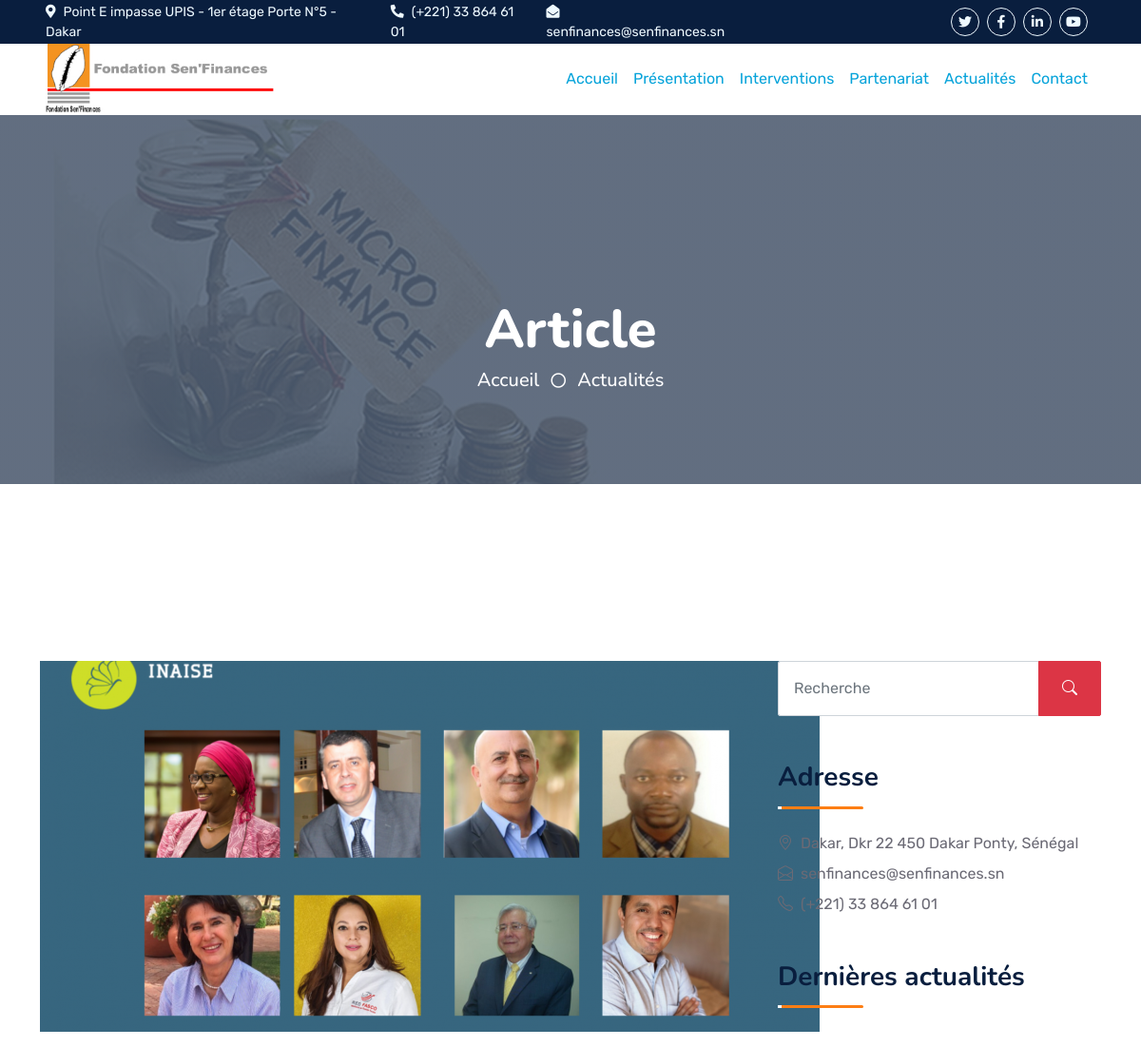
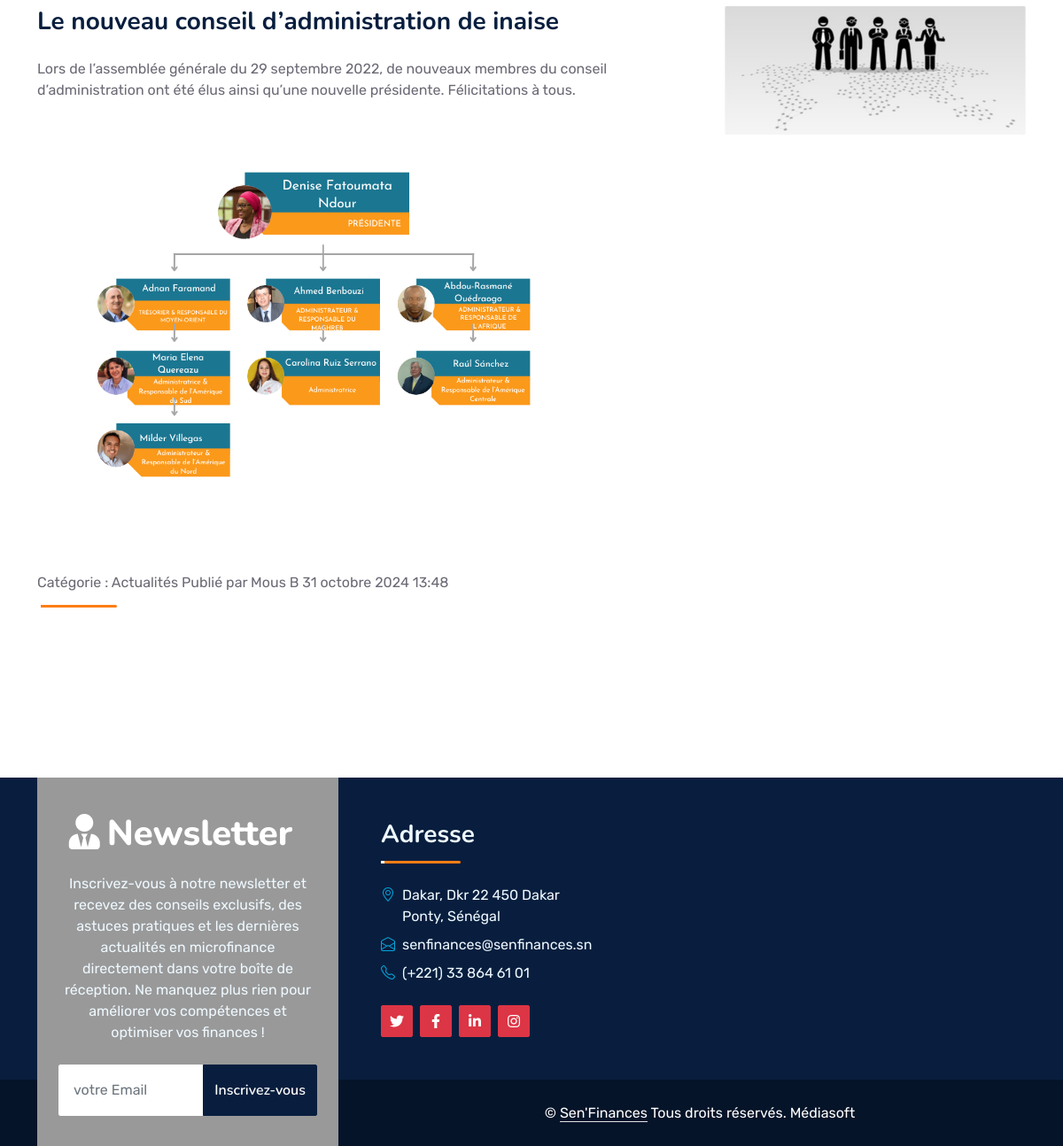
The app's page /actualites/16/ with its own data (2 pictures, top to bottom).
### sites/models.py (models this page shows, shortened)
class articles(models.Model):
   titre = models.CharField(max_length=255)
   contenu = RichTextUploadingField()
   auteur = models.ForeignKey('Auteur', on_delete=models.SET_NULL,null=True)
   date_publication = models.DateTimeField(auto_now_add=True)
   categorie = models.ForeignKey('Categorie',on_delete=models.SET_NULL,null=True)
   imagealaune = models.ImageField(upload_to='images/articles/',storage=fs)

class categorie(models.Model):
    nom = models.CharField(max_length=255)
    description = models.CharField(max_length=255)
    def __str__(self):
       return f"{self.nom} "

class auteur(models.Model):
    nom = models.CharField(max_length=155)
    biographie = models.CharField(max_length=200)
    photo = models.ImageField(upload_to='images/auteurs/')
    profil = models.CharField(max_length=255)
    def __str__(self):
       return f"{self.nom} {self.biographie}"

### sites/views.py (the view)
# urls.py: path('actualites/<int:articles_id>/',articles_detail_view,name ='articles_detail'),
def articles_detail_view(request, articles_id):
    article = articles.objects.get(id=articles_id)
    return render(request, 'actualites/articles_detail.html', {'article' : article})

### sites/templates/actualites/articles_detail.html (shortened to what this page needs)
{% include 'header.html' %}
<body>
	{% block content %}
    <div class="container-fluid bg-dark px-5 d-none d-lg-block">
        <div class="row gx-0">
            <div class="col-lg-8 text-center text-lg-start mb-2 mb-lg-0">
                <div class="d-inline-flex align-items-center" style="height: 45px;">
                    <small class="me-3 text-light"><i class="fa fa-map-marker-alt me-2"></i>Point E impasse UPIS - 1er étage Porte N°5 - Dakar</small>
                    <small class="me-3 text-light"><i class="fa fa-phone-alt me-2"></i>(+221) 33 864 61 01 </small>
                    <small class="text-light"><i class="fa fa-envelope-open me-2"></i>senfinances@senfinances.sn</small>
                </div>
            </div>
            <div class="col-lg-4 text-center text-lg-end">
                <div class="d-inline-flex align-items-center" style="height: 45px;">
                    <a class="btn btn-sm btn-outline-light btn-sm-square rounded-circle me-2" href=""><i class="fab fa-twitter fw-normal"></i></a>
                    <a class="btn btn-sm btn-outline-light btn-sm-square rounded-circle me-2" href=""><i class="fab fa-facebook-f fw-normal"></i></a>
                    <a class="btn btn-sm btn-outline-light btn-sm-square rounded-circle me-2" href=""><i class="fab fa-linkedin-in fw-normal"></i></a>
                    <a class="btn btn-sm btn-outline-light btn-sm-square rounded-circle me-2" href=""><i class="fab fa-youtube fw-normal"></i></a>
                </div>
            </div>
        </div>
    </div>
    {% load static %}
    <div class="container-fluid position-relative p-0">
        <nav class="navbar navbar-expand-lg navbar-success px-5 py-3 py-lg-0">
            <a href="#" class="navbar-brand p-0">
                <h1 class="m-0"><img src=" {% static 'img/neologo.jpg' %}" width="70%" height="100%" class="logosen" /></h1>
            </a>
            <div class="collapse navbar-collapse" id="navbarCollapse">
                <div class="navbar-nav ms-auto py-0">
					<a href="{% url 'accueil' %}" class="nav-item nav-link active">Accueil</a>
                    <a href="{% url 'presentation' %}" class="nav-item nav-link">Présentation</a>
                    <a href="{% url 'interventions' %}" class="nav-item nav-link">Interventions</a>
                    <a href="{% url 'partenariat' %}" class="nav-item nav-link">Partenariat</a>
                    <a href="{% url 'actualites' %}" class="nav-item nav-link">Actualités</a>
                    <a href="{% url 'contact' %}" class="nav-item nav-link">Contact</a>
                </div>
        </nav>
        <div class="container-fluid bg-primary py-5 bg-header" style="margin-bottom: 90px;">
            <div class="row py-5">
                <div class="col-12 pt-lg-5 mt-lg-5 text-center">
                    <h1 class="display-4 text-white animated zoomIn">Article</h1>
                    <a href="" class="h5 text-white">Accueil</a>
                    <i class="far fa-circle text-white px-2"></i>
                    <a href="{% url 'actualites' %}" class="h5 text-white">Actualités</a>
                </div>
            </div>
        </div>
    </div>
    <div class="container-fluid py-5 wow fadeInUp" data-wow-delay="0.1s">
        <div class="container py-5">
            <div class="row g-5">
                <div class="col-lg-8">
                    <div class="mb-5">
						<img src="{% static article.imagealaune.url %}" alt="{{ article.titre}}" style="width: auto; height: auto;"><br>
                        <br><h3 class="mb-4">{{ article.titre }}</h3>
                        <p>{{ article.contenu|safe }}</p>
                    </div>
                    <div class="mb-5">
                        <div class="section-title section-title-sm position-relative pb-3 mb-4">
                            <p class="mb-0">Catégorie : {{ article.categorie }} Publié par {{ article.auteur }}  {{ article.date_publication }}</p>
                        </div>
                    </div>
                </div>
                <div class="col-lg-4">
                    <div class="mb-5 wow slideInUp" data-wow-delay="0.1s">
                        <div class="input-group">
                            <input type="text" class="form-control p-3" placeholder="Recherche">
                            <button class="btn btn-danger px-4"><i class="bi bi-search"></i></button>
                        </div>
                    </div>
                    <div class="mb-5 wow slideInUp" data-wow-delay="0.1s">
                        <div class="section-title section-title-sm position-relative pb-3 mb-4">
                            <h3 class="mb-0">Adresse</h3>
                        </div>
						<div class="d-flex mb-2">
							<i class="bi bi-geo-alt text-orange me-2"></i>
							<p class="mb-0"> Dakar, Dkr 22 450 Dakar Ponty, Sénégal </p>
						</div>
						<div class="d-flex mb-2">
							<i class="bi bi-envelope-open text-orange me-2"></i>
							<p class="mb-0">senfinances@senfinances.sn</p>
						</div>
						<div class="d-flex mb-2">
							<i class="bi bi-telephone text-orange me-2"></i>
							<p class="mb-0">(+221) 33 864 61 01 </p>
						</div>
                    </div>
                    <div class="mb-5 wow slideInUp" data-wow-delay="0.1s">
                        <div class="section-title section-title-sm position-relative pb-3 mb-4">
                            <h3 class="mb-0">Dernières actualités</h3>
                        </div>
                    </div>
                    <div class="mb-5 wow slideInUp" data-wow-delay="0.1s">
                        <img src="{% static 'img/criteres_selection.jpg' %}" alt="" class="img-fluid rounded">
                    </div>
                </div>
            </div>
        </div>
    </div>
    <div class="container-fluid bg-dark text-light mt-5 wow fadeInUp" data-wow-delay="0.1s">
        <div class="container">
            <div class="row gx-5">
                <div class="col-lg-4 col-md-6 footer-about">
                    <div class="d-flex flex-column align-items-center justify-content-center text-center h-100 bg-greyfonce p-4">
                        <a href="#" class="navbar-brand">
                            <h1 class="m-0 text-white"><i class="fa fa-user-tie me-2"></i>Newsletter</h1>
                        </a>
                        <p class="mt-3 mb-4">Inscrivez-vous à notre newsletter et recevez des conseils exclusifs, des astuces pratiques et les dernières actualités en microfinance directement dans votre boîte de réception. Ne manquez plus rien pour améliorer vos compétences et optimiser vos finances !</p>
                        <form action="">
                            <div class="input-group">
                                <input type="text" class="form-control border-white p-3" placeholder="votre Email">
                                <button class="btn btn-dark">Inscrivez-vous</button>
                            </div>
                        </form>
                    </div>
                </div>
                <div class="col-lg-8 col-md-6">
                    <div class="row gx-5">
                        <div class="col-lg-4 col-md-12 pt-5 mb-5">
                            <div class="section-title section-title-sm position-relative pb-3 mb-4">
                                <h3 class="text-light mb-0">Adresse</h3>
                            </div>
                            <div class="d-flex mb-2">
                                <i class="bi bi-geo-alt text-primary me-2"></i>
                                <p class="mb-0">Dakar, Dkr 22 450 Dakar Ponty, Sénégal</p>
                            </div>
                            <div class="d-flex mb-2">
                                <i class="bi bi-envelope-open text-primary me-2"></i>
                                <p class="mb-0">senfinances@senfinances.sn</p>
                            </div>
                            <div class="d-flex mb-2">
                                <i class="bi bi-telephone text-primary me-2"></i>
                                <p class="mb-0">(+221) 33 864 61 01</p>
                            </div>
                            <div class="d-flex mt-4">
                                <a class="btn btn-danger btn-square me-2" href="#"><i class="fab fa-twitter fw-normal"></i></a>
                                <a class="btn btn-danger btn-square me-2" href="#"><i class="fab fa-facebook-f fw-normal"></i></a>
                                <a class="btn btn-danger btn-square me-2" href="#"><i class="fab fa-linkedin-in fw-normal"></i></a>
                                <a class="btn btn-danger btn-square" href="#"><i class="fab fa-instagram fw-normal"></i></a>
                            </div>
                        </div>
                                </div>
                        </div>
                    </div>
                </div>
            </div>
    <div class="container-fluid text-white" style="background: #061429;">
        <div class="container text-center">
            <div class="row justify-content-end">
                <div class="col-lg-8 col-md-6">
                    <div class="d-flex align-items-center justify-content-center" style="height: 75px;">
                        <p class="mb-0">&copy; <a class="text-white border-bottom" href="#"> Sen'Finances</a>  Tous droits réservés. Médiasoft
                    </div>
                </div>
            </div>
        </div>
    </div>
{% endblock %}
</body>
</html>

### sites/static/css/styless.css (style rules this page uses)
:root { --primary: #06A3DA; --secondary: #34AD54; --light: #EEF9FF; --dark: #666666; --orange:#fd7e14; }
.bg-greyfonce { background-color: #999999; }
h1, h2, .fw-bold { font-weight: 800 !important; }
h3, h4, .fw-semi-bold { font-weight: 700 !important; }
.btn { font-family: 'Nunito', sans-serif; font-weight: 600; transition: .5s; }
.btn-square { width: 36px; height: 36px; }
.btn-sm-square { width: 30px; height: 30px; }
.btn-square, .btn-sm-square, .btn-lg-square { padding-left: 0; padding-right: 0; text-align: center; }
.section-title::before { position: absolute; content: ""; width: 150px; height: 5px; left: 0; bottom: 0; background: var(--orange); border-radius: 2px; }
.section-title.section-title-sm::before { width: 90px; height: 3px; }
.section-title::after { position: absolute; content: ""; width: 6px; height: 5px; bottom: 0px; background: #FFFFFF; -webkit-animation: section-title-run 5s infinite linear; animation: section-title-run 5s infinite linear; }
.section-title.section-title-sm::after { width: 4px; height: 3px; }
.section-title.section-title-sm::after { -webkit-animation: section-title-run-sm 5s infinite linear; animation: section-title-run-sm 5s infinite linear; }
.bg-header { background: linear-gradient(rgba(81, 96, 118, 0.874), rgba(81, 96, 118, 0.874)), url(../img/img_banner.jpg) center center no-repeat; background-size: cover; }
@media (min-width: 767.98px) { .footer-about { margin-bottom: -75px; } }

### records on screen
articles: imagealaune (picture), titre "Le nouveau conseil d’administration de inaise", contenu "Lors de l’assemblée générale du 29 septembre 2022, de nouveaux membres du conseil d’administration ont été élus ainsi qu’une nouvelle présidente. Félicitations à tous.", contenu (picture), categorie "Actualités", auteur "Mous B", date_publication "31 octobre 2024 13:48"
